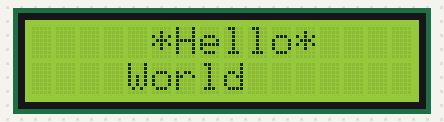
Recording of a sketch running on a simulated Arduino Uno, built with avr-gcc and run on an emulated ATmega328P. On the bench: 16×2 character LCD.

Above: at 0.1 s.

The sketch:

Lcd_hello.ino
```cpp
 #include<LiquidCrystal.h>

LiquidCrystal lcd(2,3,4,5,6,7);

void setup() {
  // set up the LCD's number of columns and rows:
  lcd.begin(16, 2);

}

void loop() {
  // set the cursor to column 0, line 1
  // (note: line 1 is the second row, since counting begins with 0):
  lcd.setCursor(5, 0);
  lcd.print("*Hello*");
  lcd.setCursor(4, 1);
 // Print a message to the LCD.
  lcd.print("World");
  delay(1000);
  lcd.clear();
}
```
